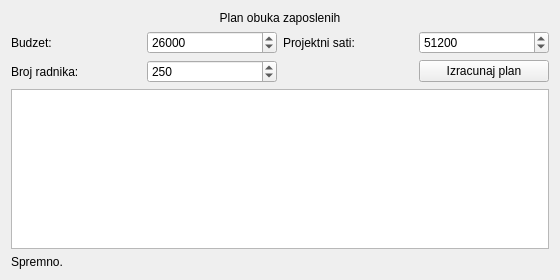
<?xml version="1.0" encoding="UTF-8"?>
<ui version="4.0">
 <class>TrainingPlannerForm</class>
 <widget class="QWidget" name="TrainingPlannerForm">
  <property name="geometry">
   <rect>
    <x>0</x>
    <y>0</y>
    <width>560</width>
    <height>280</height>
   </rect>
  </property>
  <property name="windowTitle">
   <string>Plan obuka</string>
  </property>
  <layout class="QVBoxLayout" name="verticalLayout">
   <item>
    <widget class="QLabel" name="labelTitle">
     <property name="text">
      <string>Plan obuka zaposlenih</string>
     </property>
     <property name="alignment">
      <set>Qt::AlignCenter</set>
     </property>
    </widget>
   </item>
   <item>
    <layout class="QGridLayout" name="gridLayout">
     <item row="0" column="0">
      <widget class="QLabel" name="labelBudget">
       <property name="text">
        <string>Budzet:</string>
       </property>
      </widget>
     </item>
     <item row="0" column="1">
      <widget class="QSpinBox" name="spinBudget">
       <property name="maximum">
        <number>1000000</number>
       </property>
       <property name="value">
        <number>26000</number>
       </property>
      </widget>
     </item>
     <item row="0" column="2">
      <widget class="QLabel" name="labelHours">
       <property name="text">
        <string>Projektni sati:</string>
       </property>
      </widget>
     </item>
     <item row="0" column="3">
      <widget class="QSpinBox" name="spinHours">
       <property name="maximum">
        <number>1000000</number>
       </property>
       <property name="value">
        <number>51200</number>
       </property>
      </widget>
     </item>
     <item row="1" column="0">
      <widget class="QLabel" name="labelWorkers">
       <property name="text">
        <string>Broj radnika:</string>
       </property>
      </widget>
     </item>
     <item row="1" column="1">
      <widget class="QSpinBox" name="spinWorkers">
       <property name="maximum">
        <number>10000</number>
       </property>
       <property name="value">
        <number>250</number>
       </property>
      </widget>
     </item>
     <item row="1" column="3">
      <widget class="QPushButton" name="buttonSolve">
       <property name="text">
        <string>Izracunaj plan</string>
       </property>
      </widget>
     </item>
    </layout>
   </item>
   <item>
    <widget class="QTableWidget" name="tableCourses">
     <property name="editTriggers">
      <set>QAbstractItemView::NoEditTriggers</set>
     </property>
    </widget>
   </item>
   <item>
    <widget class="QLabel" name="labelStatus">
     <property name="text">
      <string>Spremno.</string>
     </property>
    </widget>
   </item>
  </layout>
 </widget>
 <resources/>
 <connections/>
</ui>
